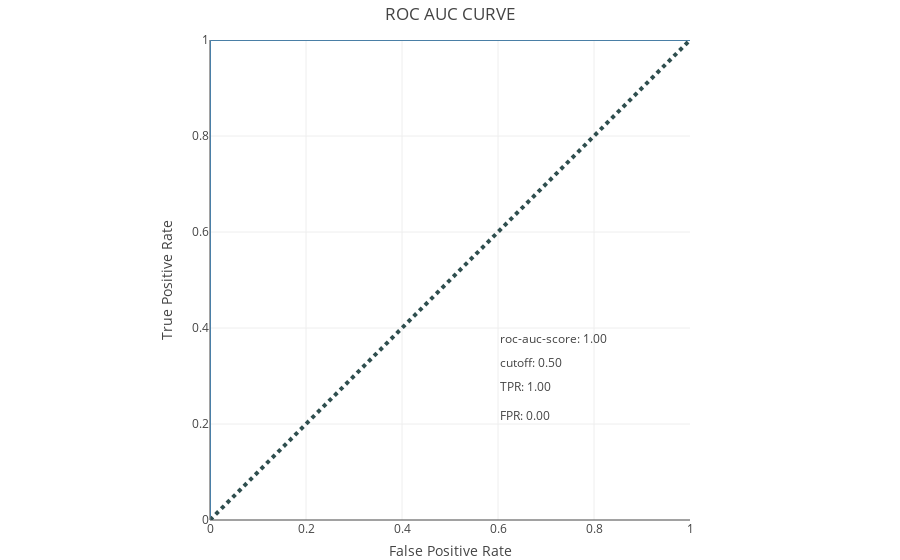

This figure's notebook cell:
### Code cell
explainer.plot_roc_auc()

### Figure 1 — Plotly figure (JSON) as saved in the notebook; plotly's stock layout.template omitted (floating-point values rounded to 4 significant figures)
{"data": [{"hoverinfo": "text", "mode": "lines", "name": "ROC AUC CURVE", "text": ["threshold: inf <br> FP: 0.00 <br> TP: 0.00", "threshold: 0.96 <br> FP: 0.00 <br> TP: 0.05", "threshold: 0.55 <br> FP: 0.00 <br> TP: 1.00", "threshold: 0.03 <br> FP: 1.00 <br> TP: 1.00"], "type": "scatter", "x": [0, 0, 0, 1], "y": [0, 0.04762, 1, 1]}], "layout": {"annotations": [{"align": "right", "showarrow": false, "text": "roc-auc-score: 1.00", "x": 0.6, "xanchor": "left", "y": 0.4, "yanchor": "top"}, {"align": "right", "showarrow": false, "text": "cutoff: 0.50", "x": 0.6, "xanchor": "left", "y": 0.35, "yanchor": "top"}, {"align": "right", "showarrow": false, "text": "TPR: 1.00", "x": 0.6, "xanchor": "left", "y": 0.3, "yanchor": "top"}, {"align": "right", "showarrow": false, "text": "FPR: 0.00", "x": 0.6, "xanchor": "left", "y": 0.24, "yanchor": "top"}], "hovermode": "closest", "margin": {"b": 40, "l": 40, "r": 40, "t": 40}, "plot_bgcolor": "#fff", "shapes": [{"line": {"color": "darkslategray", "dash": "dot", "width": 4}, "type": "line", "x0": 0, "x1": 1, "xref": "x", "y0": 0, "y1": 1, "yref": "y"}, {"line": {"color": "lightslategray", "width": 1}, "type": "line", "x0": 0, "x1": 1, "xref": "x", "y0": 1, "y1": 1, "yref": "y"}, {"line": {"color": "lightslategray", "width": 1}, "type": "line", "x0": 0, "x1": 0, "xref": "x", "y0": 0, "y1": 1, "yref": "y"}], "title": {"text": "ROC AUC CURVE"}, "xaxis": {"constrain": "domain", "range": [0, 1], "title": {"text": "False Positive Rate"}}, "yaxis": {"constrain": "domain", "range": [0, 1], "scaleanchor": "x", "scaleratio": 1, "title": {"text": "True Positive Rate"}}}}
